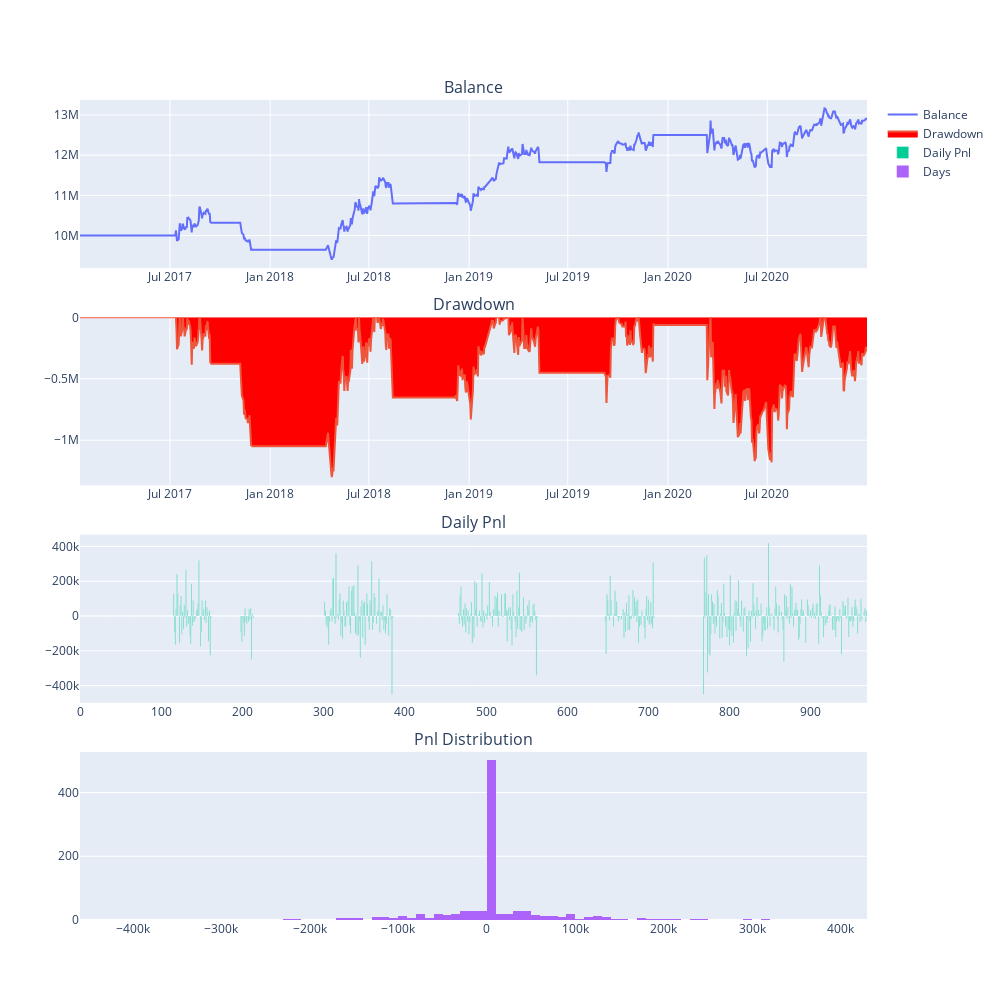

The notebook cell this image was saved under:
### Markdown cell above
## Single asset backtest

### Code cell
#### from vnpy.trader.constant import Interval, Exchange

tickers = '3008.TSE'
symbol, exchange = tickers.split('.')
get_commission = partial(getCommission, symbol=symbol, exchange=exchange)
engine = BacktestingEngine()
engine.set_parameters(
    vt_symbol=tickers,
    interval=Interval.DAILY,
    start=datetime(2017, 1, 1),
    end=datetime(2020, 12, 31),
    rate=get_commission,
    slippage=0,#getMinimumTick,
    size=1e3,
    pricetick=getMinimumTick,
    capital=1e7,
    mode=BacktestingMode.BAR,
    collection_name='TSE')

boll_setting = {
    'boll_window' : 20,
    'boll_dev' : 1e-4,
    'cci_window' : 10,
    'atr_window' : 15,
    'sl_multiplier' : 1.2,
    'fixed_size' : 1,
    'Q' : 4,
    'tp_dev':3,
    'sl_dev':1,
}
engine.add_strategy(BollChannelStrategy, boll_setting)
engine.load_data()
engine.run_backtesting()
df = engine.calculate_result()
engine.calculate_statistics()
engine.show_chart()

### Figure 1 — Plotly figure (JSON) as saved in the notebook; plotly's stock layout.template omitted (floating-point values rounded to 4 significant figures; data arrays with more than 128 entries replaced by an {"elided": "..."} marker saying what was removed)
{"data": [{"mode": "lines", "name": "Balance", "type": "scatter", "x": {"elided": "970 str values"}, "xaxis": "x", "y": {"elided": "970 float values"}, "yaxis": "y"}, {"fill": "tozeroy", "fillcolor": "red", "mode": "lines", "name": "Drawdown", "type": "scatter", "x": {"elided": "970 str values"}, "xaxis": "x2", "y": {"elided": "970 float values"}, "yaxis": "y2"}, {"name": "Daily Pnl", "type": "bar", "xaxis": "x3", "y": {"elided": "970 float values"}, "yaxis": "y3"}, {"name": "Days", "nbinsx": 100, "type": "histogram", "x": {"elided": "970 float values"}, "xaxis": "x4", "yaxis": "y4"}], "layout": {"annotations": [{"font": {"size": 16}, "showarrow": false, "text": "Balance", "x": 0.5, "xanchor": "center", "xref": "paper", "y": 1, "yanchor": "bottom", "yref": "paper"}, {"font": {"size": 16}, "showarrow": false, "text": "Drawdown", "x": 0.5, "xanchor": "center", "xref": "paper", "y": 0.735, "yanchor": "bottom", "yref": "paper"}, {"font": {"size": 16}, "showarrow": false, "text": "Daily Pnl", "x": 0.5, "xanchor": "center", "xref": "paper", "y": 0.47, "yanchor": "bottom", "yref": "paper"}, {"font": {"size": 16}, "showarrow": false, "text": "Pnl Distribution", "x": 0.5, "xanchor": "center", "xref": "paper", "y": 0.205, "yanchor": "bottom", "yref": "paper"}], "height": 1000, "width": 1000, "xaxis": {"anchor": "y", "domain": [0, 1]}, "xaxis2": {"anchor": "y2", "domain": [0, 1]}, "xaxis3": {"anchor": "y3", "domain": [0, 1]}, "xaxis4": {"anchor": "y4", "domain": [0, 1]}, "yaxis": {"anchor": "x", "domain": [0.795, 1]}, "yaxis2": {"anchor": "x2", "domain": [0.53, 0.735]}, "yaxis3": {"anchor": "x3", "domain": [0.265, 0.47]}, "yaxis4": {"anchor": "x4", "domain": [0, 0.205]}}}
